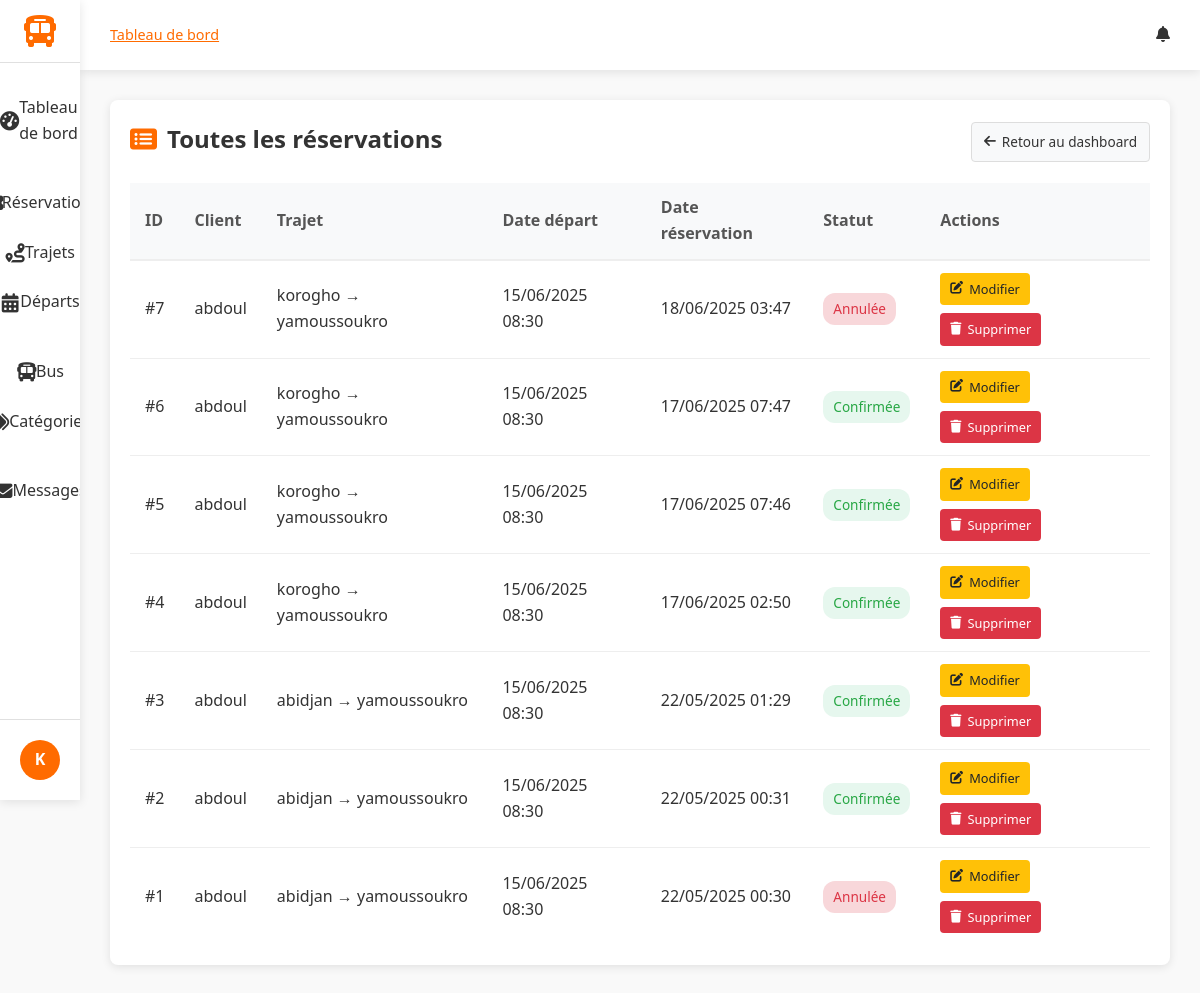
The page /dashboard/reservations/ (signed in) on the database as committed earlier.
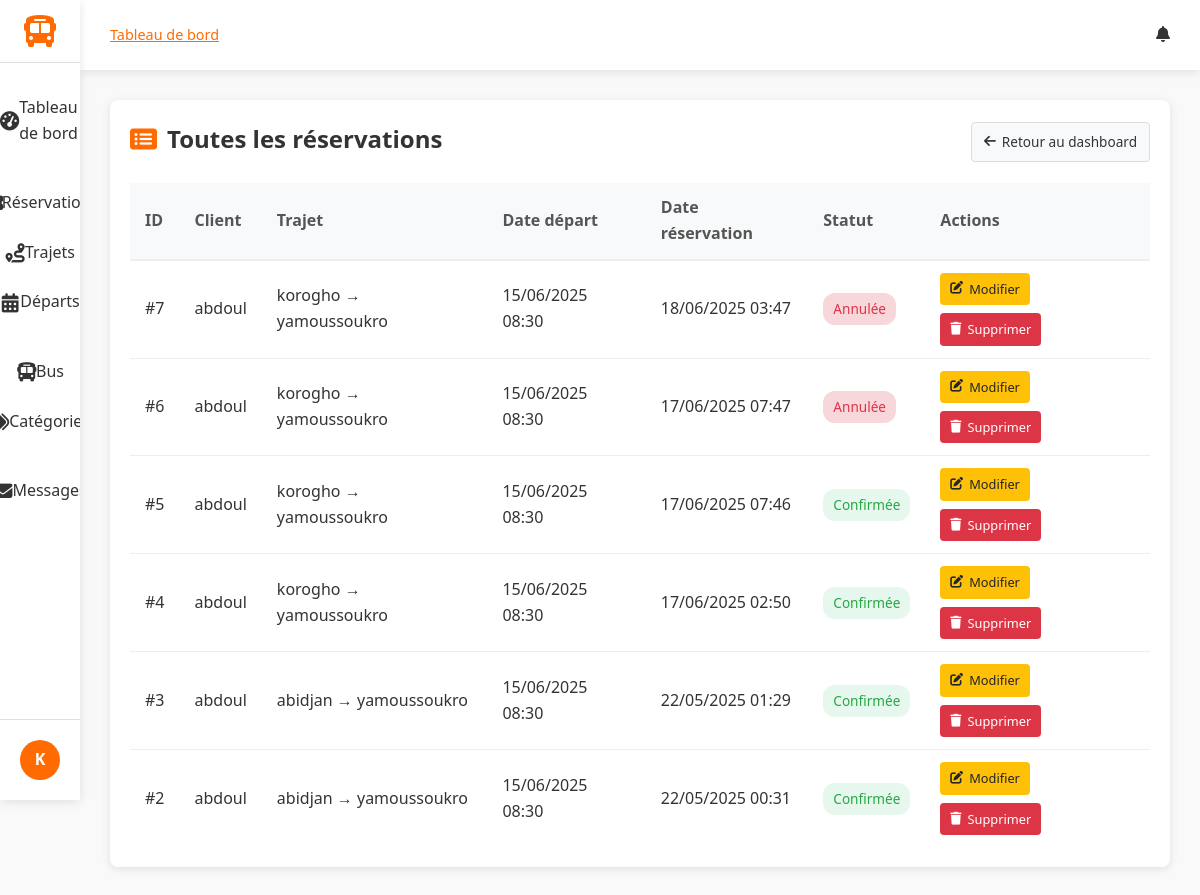
The same page on the database as committed later.
### accounts/models.py (models this page shows, shortened)
class CustomUser(AbstractUser):
    """
    Modèle utilisateur personnalisé. Hérite de AbstractUser (nom d'utilisateur, email, etc.).
    Nous pourrions ajouter des champs ici (par ex. is_client), mais utilisons la version minimale.
    """

### reservations/models.py (models this page shows, shortened)
class Reservation(models.Model):
    STATUS_CHOICES = [
        ('P', 'En attente'),
        ('C', 'Confirmée'),
        ('X', 'Annulée'),
    ]
    user = models.ForeignKey(settings.AUTH_USER_MODEL, on_delete=models.CASCADE)
    departure = models.ForeignKey(Departure, on_delete=models.CASCADE)
    status = models.CharField(max_length=1, choices=STATUS_CHOICES, default='P')
    booked_at = models.DateTimeField(auto_now_add=True)

### trips/models.py (models this page shows, shortened)
class Departure(models.Model):
    trip = models.ForeignKey(Trip, on_delete=models.CASCADE)
    bus = models.ForeignKey(Bus, on_delete=models.CASCADE)
    date = models.DateField()
    time = models.TimeField()
    is_active = models.BooleanField(default=True)
    class Meta:
        ordering = ['date', 'time']  # Tri par défaut par date puis heure

class Trip(models.Model):
    origin = models.CharField(max_length=100)       # Ville de départ
    destination = models.CharField(max_length=100)  # Ville d'arrivée
    category = models.ForeignKey(Category, on_delete=models.CASCADE)
    description = models.TextField(blank=True)
    price = models.DecimalField(max_digits=10, decimal_places=2, default=0)  # Prix du trajet

### gareci_admin/views.py (the view)
# urls.py: path('reservations/', ReservationAdminListView.as_view(), name='reservation_list'),
class ReservationAdminListView(StaffRequiredMixin, ListView):
    model = Reservation
    template_name = 'dashboard/reservation_list.html'
    context_object_name = 'reservations'
    ordering = ['-booked_at']

### gareci_admin/utils.py (called while the page is built)
    def test_func(self):
        return self.request.user.is_staff

### gareci_admin/templates/dashboard/reservation_list.html (shortened to what this page needs)
{% extends 'dashboard/dashboard_base.html' %}
{% block content %}
<div class="reservations-container">
    <div class="reservations-header">
        <h2><i class="fas fa-list-alt"></i> Toutes les réservations</h2>
        <a href="{% url 'dashboard:index' %}" class="btn btn-default">
            <i class="fas fa-arrow-left"></i> Retour au dashboard
        </a>
    </div>
    <table class="reservations-table">
        <thead>
            <tr>
                <th>ID</th>
                <th>Client</th>
                <th>Trajet</th>
                <th>Date départ</th>
                <th>Date réservation</th>
                <th>Statut</th>
                <th>Actions</th>
            </tr>
        </thead>
        <tbody>
            {% for reservation in reservations %}
            <tr>
                <td>#{{ reservation.id }}</td>
                <td>{{ reservation.user.username }}</td>
                <td>{{ reservation.departure.trip.origin }} → {{ reservation.departure.trip.destination }}</td>
                <td>{{ reservation.departure.date|date:"d/m/Y" }} {{ reservation.departure.time|time:'H:i' }}</td>
                <td>{{ reservation.booked_at|date:'d/m/Y H:i' }}</td>
                <td>
                    <span class="status-badge
                        {% if reservation.status == 'P' %}status-pending
                        {% elif reservation.status == 'C' %}status-confirmed
                        {% elif reservation.status == 'X' %}status-cancelled{% endif %}">
                        {% if reservation.status == 'P' %}En attente
                        {% elif reservation.status == 'C' %}Confirmée
                        {% elif reservation.status == 'X' %}Annulée{% endif %}
                    </span>
                </td>
                <td>
                    <div class="action-buttons">
                        <a href="{% url 'dashboard:reservation_edit' reservation.id %}" class="btn btn-sm btn-warning">
                            <i class="fas fa-edit"></i> Modifier
                        </a>
                        <a href="{% url 'dashboard:reservation_delete' reservation.id %}"
                           class="btn btn-sm btn-danger"
                           onclick="return confirm('Voulez-vous vraiment supprimer cette réservation ?');">
                            <i class="fas fa-trash"></i> Supprimer
                        </a>
                    </div>
                </td>
            </tr>
            {% endfor %}
        </tbody>
    </table>
</div>
{% endblock %}

### gareci_admin/templates/dashboard/dashboard_base.html (shortened to what this page needs)
{% load static %}
<!DOCTYPE html>
<html lang="fr">
<head>
    <link rel="stylesheet" href="https://cdnjs.cloudflare.com/ajax/libs/font-awesome/6.4.0/css/all.min.css">
    <link rel="stylesheet" href="{% static 'css/dashboard_base.css' %}">
</head>
<body>
    <div class="dashboard-container">
        <aside class="sidebar">
            <div class="logo">
                <i class="fas fa-bus"></i>
            </div>
            <nav class="sidebar-nav">
                <ul class="nav-list">
                    <li class="{% if active_tab == 'dashboard' %}active{% endif %}">
                        <a href="{% url 'dashboard:index' %}">
                            <i class="fas fa-tachometer-alt"></i> Tableau de bord
                        </a>
                    </li>
                    <li class="nav-section-header">
                    </li>
                    <li class="{% if active_tab == 'reservations' %}active{% endif %}">
                        <a href="{% url 'dashboard:reservation_list' %}">
                             Réservations
                        </a>
                    </li>
                    <li class="{% if active_tab == 'trips' %}active{% endif %}">
                        <a href="{% url 'dashboard:trip_list' %}">
                            <i class="fas fa-route"></i> Trajets
                        </a>
                    </li>
                    <li class="{% if active_tab == 'departures' %}active{% endif %}">
                        <a href="{% url 'dashboard:departure_list' %}">
                            <i class="fas fa-calendar-alt"></i> Départs
                        </a>
                    </li>
                    <li class="nav-section-header">
                    </li>
                    <li class="{% if active_tab == 'buses' %}active{% endif %}">
                        <a href="{% url 'dashboard:bus_list' %}">
                            <i class="fas fa-bus"></i> Bus
                        </a>
                    </li>
                    <li class="{% if active_tab == 'categories' %}active{% endif %}">
                        <a href="{% url 'dashboard:category_list' %}">
                            <i class="fas fa-tags"></i> Catégories
                        </a>
                    </li>
                    <li class="nav-section-header">
                    </li>
                    <li class="{% if active_tab == 'messages' %}active{% endif %}">
                        <a href="{% url 'dashboard:message_list' %}">
                            <i class="fas fa-envelope"></i> Messages
                        </a>
                    </li>
                </ul>
            </nav>
            <div class="sidebar-footer">
                <div class="user-profile">
                    <div class="user-avatar">
                        {% if user.profile.image %}
                            <img src="{{ user.profile.image.url }}" alt="{{ user.username }}">
                        {% else %}
                            <div class="avatar-initials">
                                {{ user.username|slice:":1"|upper }}
                            </div>
                        {% endif %}
                    </div>
                </div>
            </div>
        </aside>
        <main class="main-content">
            <header class="content-header">
                <div class="header-left">
                    <div class="breadcrumbs">
                        {% block breadcrumbs %}
                        <a href="{% url 'dashboard:index' %}">Tableau de bord</a>
                        {% endblock %}
                    </div>
                </div>
                <div class="header-right">
                    {% block header_actions %}
                    <div class="notifications">
                        <i class="fas fa-bell"></i>
                    </div>
                    {% endblock %}
                </div>
            </header>
            <div class="content-wrapper">
                {% block content %}{% endblock %}
            </div>
        </main>
    </div>
</body>
</html>

### static/css/dashboard_base.css (style rules this page uses)
:root { --primary: #FF6B00; --primary-dark: #E05D00; --secondary: #0056B3; --dark: #333333; --light: #F5F5F5; --gray: #888888; --light-gray: #E0E0E0; --sidebar-width: 280px; --sidebar-collapsed-width: 80px; --header-height: 70px; --blue: #4285F4; --green: #34A853; --orange: #FBBC05; --red: #EA4335; --border-radius: 8px; --box-shadow: 0 2px 10px rgba(0, 0, 0, 0.1); --transition: all 0.3s ease; }
* { margin: 0; padding: 0; box-sizing: border-box; }
body { font-family: 'Segoe UI', Tahoma, Geneva, Verdana, sans-serif; background-color: #f9f9f9; color: var(--dark); line-height: 1.6; }
.dashboard-container { display: flex; min-height: 100vh; }
.sidebar { width: var(--sidebar-width); background-color: white; box-shadow: var(--box-shadow); display: flex; flex-direction: column; transition: var(--transition); z-index: 100; height: 100vh; position: fixed; }
.logo { display: flex; align-items: center; padding: 20px; border-bottom: 1px solid var(--light-gray); }
.logo i { font-size: 2rem; color: var(--primary); margin-right: 10px; }
.sidebar-nav { flex: 1; padding: 20px 0; overflow-y: auto; }
.nav-list { list-style: none; }
.nav-section-header { padding: 15px 20px 5px; font-size: 0.8rem; text-transform: uppercase; color: var(--gray); letter-spacing: 0.5px; }
.nav-list li a { display: flex; align-items: center; padding: 12px 20px; color: var(--dark); text-decoration: none; transition: var(--transition); }
.nav-list li a i { margin-right: 10px; width: 20px; text-align: center; }
.sidebar-footer { padding: 20px; border-top: 1px solid var(--light-gray); }
.user-profile { display: flex; align-items: center; }
.user-avatar { margin-right: 12px; }
.avatar-initials { width: 40px; height: 40px; border-radius: 50%; background-color: var(--primary); color: white; display: flex; align-items: center; justify-content: center; font-weight: bold; }
.main-content { flex: 1; margin-left: var(--sidebar-width); transition: var(--transition); min-height: 100vh; display: flex; flex-direction: column; }
.content-header { display: flex; justify-content: space-between; align-items: center; padding: 0 30px; height: var(--header-height); background-color: white; box-shadow: var(--box-shadow); position: sticky; top: 0; z-index: 90; }
.header-left { display: flex; align-items: center; }
.breadcrumbs { font-size: 0.9rem; color: var(--gray); }
.breadcrumbs a { color: var(--primary); }
.header-right { display: flex; align-items: center; gap: 20px; }
.notifications { position: relative; cursor: pointer; }
.content-wrapper { flex: 1; padding: 30px; background-color: #f9f9f9; }
.status-badge { display: inline-block; padding: 5px 10px; border-radius: 20px; font-size: 0.8rem; font-weight: 500; }
.btn { display: inline-flex; align-items: center; justify-content: center; padding: 8px 16px; border-radius: var(--border-radius); font-weight: 500; cursor: pointer; transition: var(--transition); border: none; font-size: 0.9rem; }
.btn i { margin-right: 6px; }
.btn-sm { padding: 5px 10px; font-size: 0.8rem; }
@media (max-width: 1200px) { .sidebar { width: var(--sidebar-collapsed-width); } }
@media (max-width: 1200px) { .logo { justify-content: center; padding: 15px 0; } }
@media (max-width: 1200px) { .logo i { margin-right: 0; } }
@media (max-width: 1200px) { .nav-list li a { justify-content: center; padding: 12px 0; } }
@media (max-width: 1200px) { .nav-list li a i { margin-right: 0; font-size: 1.2rem; } }
@media (max-width: 1200px) { .user-avatar { margin-right: 0; } }
@media (max-width: 1200px) { .main-content { margin-left: var(--sidebar-collapsed-width); } }

Rows that differ between the two databases and show on the page:
removed Reservation: id "1", user.username "abdoul", departure.trip.origin "abidjan", departure.trip.destination "yamoussoukro", departure "15/06/2025", departure.time "08:30", booked_at "22/05/2025 00:30", status "Annulée"
changed Reservation id 6: status "Confirmée" → "Annulée"
